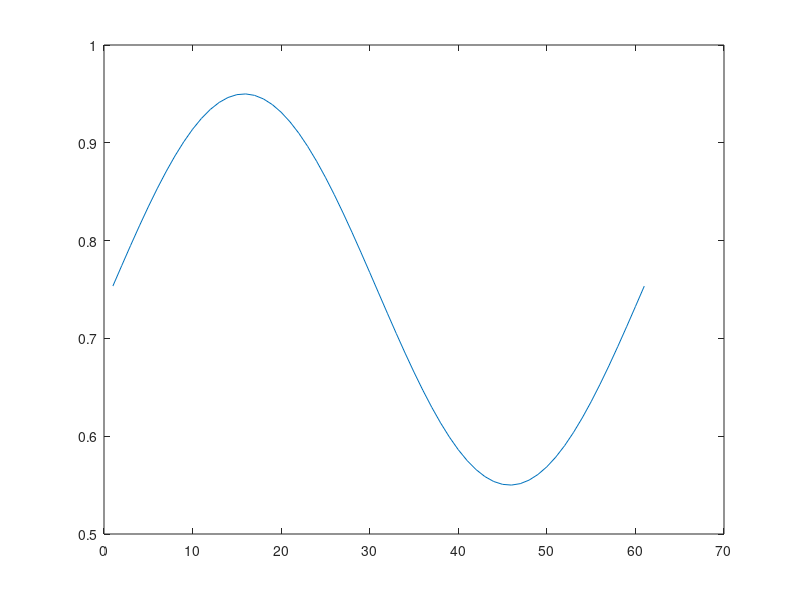

Write the MATLAB code that produced this figure. (Note: this script raises an error after producing the figure.)
% analyze_accuracy.m

% Loads cleanData.mat file generated from cleanData.m
% Analyzes accuracy data time-locked to when participants lifted their finger off the start position

% Requires functions:
    % sine5Cost.m
    % sine61Cost.m
    % fminsearchbnd.m
        % https://www.mathworks.com/matlabcentral/fileexchange/8277-fminsearchbnd-fminsearchcon
    % Circular Statistics Toolbox for MATLAB
        % https://www.mathworks.com/matlabcentral/fileexchange/10676-circular-statistics-toolbox-directional-statistics

% Nathan Wispinski (nathan3@ualberta.ca)
% July 2020


%% Housekeeping
clear all; close all; clc;

% Add fminsearchbnd folder to path
disp("Adding fminsearchbnd folder to path.")
addpath('fminsearchbnd\')

% Add CircStat2012a folder to path
disp("Adding CircStat2012a folder to path.")
addpath('CircStat2012a\')

% Enter location of .mat files saved from cleanData.m script
workingDir = pwd;
cd(workingDir);

% Load cleaned data
load('cleanData.mat');

%% Description of variables from cleanData.mat

% allMT [#of Participants x #of trials]
    % Time from finger lift to screen touch (seconds)
% allRT [#of Participants x #of trials]
    % Time from go cue beep to finger lift (seconds)
% correct [#of Participants x #of trials]
    % Whether participant touched the correct filled-in target
    % (0=incorrect, 1=correct)
% endPos_collapsed [#of Participants x #of trials]
    % Where the cue stopped when participants lifted their finger
    % Converted to 1-61 circle points, where 1=100% , 30=50%, 61=100%
    % Dictated target probability
% trigPos_collapsed [#of Participants x #of trials]
    % Where the cue was when the go beep occured
    % Converted to 1-5 circle trigger points, where 1=100% , 3=50%, 5=100%
% vertOrHorzTargets [#of Participants x #of trials]
    % Whether targets were arranged vertically or horizontally on a trial
    % (0=Vertical, 1=Horizontal)
% reachAreaNorm [#of Participants x #of trials]
    % Single-trial 2D reach area between trajectory and a straight line
    % between start position and average endpoint for the correct target
    % Calculated on 2D plane of interest (vertical or horizontal)
    % Z-scored within participants for each of the potential target
    % directions (i.e., left/right/up/down)
    % Only calculated for correct trials
% rotCond [#of Participants x #of trials]
    % Which rotation condition the cue was on that trial
    % (0=Clockwise, 1=CounterClockwise, 2=Stationary)
% experiment [1 x #of Participants]
    % Which experiment this subject took part in
    % (1=Box, 2=Arrow)
% numSubs_total [double]
    % Total number of subjects used in final analysis
% maxTrials [double]
    % The maximum number of trials a participant could take part in


%% Sine wave model analysis description

% These data are well-described by a sine wave; the cue (box or arrow)
% rotates around a circle, and so the the probability of each target
% fluctuates over time in a sinusoid pattern with fixed frequency 180 deg/s.

% We can fit a sine wave model to single-trial datapoints in each condition for each subject.
% Then the data become 3 fitted sine wave parameters for each condition for each subject.
% We can think of this as a dimensionality reduction technique (e.g., PCA).
% Then we can statistically compare the sine wave parameters that describe these data.

%% Setup sine wave model

% Example initial parameters for sine wave function
% Fixed frequency/period parameter of 180 deg/s
b(1) = 0.75; % sineMean (i.e., vertical shift)
b(2) = 0.2; % sineRange (i.e., amplitude)
b(3) = deg2rad(1); % sineShift (i.e., phase)

% Sine function to fit (61 discrete points from 0pi to 2pi - to line up with data)
sine61Out = @(b) b(1) + (b(2)*sin(b(3) + (linspace(0,2*pi,61)) ));

% Plot example sine wave
figure; plot(1:61,sine61Out(b));


%% Variables for accuracy and corresponding circle position
% Get accuracy for each trial
% Also note corresponding circle position (1:61)
% [2xTrials] matrix for each person for each condition
    % Note: 96 is max # of trials per condition (e.g., vertical and clockwise)

% Initialize matrices for single-trial data
acc_VertStat = nan(numSubs_total,2,96);
acc_VertCW = nan(numSubs_total,2,96);
acc_VertCCW = nan(numSubs_total,2,96);
acc_HorzStat = nan(numSubs_total,2,96);
acc_HorzCW = nan(numSubs_total,2,96);
acc_HorzCCW = nan(numSubs_total,2,96);

for sub = 1:numSubs_total
        % Vertical stationary
        idx = vertOrHorzTargets(sub,:)==0 & rotCond(sub,:)==2;
        acc_VertStat(sub,1,1:sum(idx)) = correct(sub,idx);
        acc_VertStat(sub,2,1:sum(idx)) = endPos_collapsed(sub,idx);

        % Vertical clockwise
        idx = vertOrHorzTargets(sub,:)==0 & rotCond(sub,:)==0;
        acc_VertCW(sub,1,1:sum(idx)) = correct(sub,idx);
        acc_VertCW(sub,2,1:sum(idx)) = endPos_collapsed(sub,idx);

        % Vertical counterclockwise
        idx = vertOrHorzTargets(sub,:)==0 & rotCond(sub,:)==1;
        acc_VertCCW(sub,1,1:sum(idx)) = correct(sub,idx);
        acc_VertCCW(sub,2,1:sum(idx)) = endPos_collapsed(sub,idx);

        % Horizontal stationary
        idx = vertOrHorzTargets(sub,:)==1 & rotCond(sub,:)==2;
        acc_HorzStat(sub,1,1:sum(idx)) = correct(sub,idx);
        acc_HorzStat(sub,2,1:sum(idx)) = endPos_collapsed(sub,idx);

        % Horizontal clockwise
        idx = vertOrHorzTargets(sub,:)==1 & rotCond(sub,:)==0;
        acc_HorzCW(sub,1,1:sum(idx)) = correct(sub,idx);
        acc_HorzCW(sub,2,1:sum(idx)) = endPos_collapsed(sub,idx);

        % Horizontal counterclockwise
        idx = vertOrHorzTargets(sub,:)==1 & rotCond(sub,:)==1;
        acc_HorzCCW(sub,1,1:sum(idx)) = correct(sub,idx);
        acc_HorzCCW(sub,2,1:sum(idx)) = endPos_collapsed(sub,idx);
end


%% Fit sinewave to single-trial datapoints in each condition
% Use fminsearchbnd instead of fminsearch to constrain amplitude parameter to be positive
    % Sometimes instead of shifting 180 degrees, amplitude parameter would switch sign
% NOTE: Parameter fitting should take about 2-5 minutes

% fminsearchbnd options
opts = optimset('fminsearch');
opts.Display = 'off';
LB = [0 0.01 -inf]; % Lower bound for each parameter
UB = [1 0.5 inf]; % Upper bound for each parameter
nFits = 100; % Number of fits with random parameters to try

% Initialize matrices for fitted parameters
params_VertStat = nan(numSubs_total,3);
params_VertCW = nan(numSubs_total,3);
params_VertCCW = nan(numSubs_total,3);
params_HorzStat = nan(numSubs_total,3);
params_HorzCW = nan(numSubs_total,3);
params_HorzCCW = nan(numSubs_total,3);

for cond = 1:6
    % Display current progress
    disp(['Fitting Condition: ' num2str(cond) '/6']);
for sub = 1:numSubs_total
    
    % Get data for this condition and subject
    if cond==1
        data = squeeze(acc_VertStat(sub,:,:));
    elseif cond==2
        data = squeeze(acc_VertCW(sub,:,:));
    elseif cond==3
        data = squeeze(acc_VertCCW(sub,:,:));
    elseif cond==4
        data = squeeze(acc_HorzStat(sub,:,:));
    elseif cond==5
        data = squeeze(acc_HorzCW(sub,:,:));
    elseif cond==6
        data = squeeze(acc_HorzCCW(sub,:,:));
    end
    
    % Initialize matrix for several fits
    tmp = NaN(nFits,4);
    for iFit = 1:nFits
        % Get random initial parameters within bounds
        randParams = [rand(1) rand(1)*UB(2) rand(1)*deg2rad(360)];
        % Find sine wave parameters by minimizing least-squares to single-trial data
            % Using sine61Cost.m function
        [s, score] = fminsearchbnd(@(x) sine61Cost(x,data), ...
            randParams,LB,UB,opts);
        tmp(iFit,:) = [s score];
    end
    % Get best fitting set of parameters for this subject/condition combo
    bestFit = find(min(tmp(:,4)));
    
    % Save data for this condition and subject
    if cond==1
        params_VertStat(sub,:) = tmp(bestFit,1:3);
    elseif cond==2
        params_VertCW(sub,:) = tmp(bestFit,1:3);
    elseif cond==3
        params_VertCCW(sub,:) = tmp(bestFit,1:3);
    elseif cond==4
        params_HorzStat(sub,:) = tmp(bestFit,1:3);
    elseif cond==5
        params_HorzCW(sub,:) = tmp(bestFit,1:3);
    elseif cond==6
        params_HorzCCW(sub,:) = tmp(bestFit,1:3);
    end
end
end


%% Calculate R2 values for each condition/participant
% Calculate how much variance is accounted for by the sine wave model
% relative to a straight line through the mean
% sine61Cost() outputs the sum of squared deviations between sine model and data
% NOTE: For accuracy, some R2 values are -Inf because the data have no
% variance (e.g., when all the trials in a condition were all correct)

% Initialize r2 matrix
r2_values = nan(numSubs_total,6);

for sub = 1:numSubs_total
    % Horizontal Stationary
    SSModel = sine61Cost(params_HorzStat(sub,:),squeeze(acc_HorzStat(sub,:,:)));
    SSTotal = nansum((squeeze(acc_HorzStat(sub,1,:)) - nanmean(squeeze(acc_HorzStat(sub,1,:)))).^2);
    r2_values(sub,1) = 1-(SSModel/SSTotal);
    
    % Horizontal Clockwise
    SSModel = sine61Cost(params_HorzCW(sub,:),squeeze(acc_HorzCW(sub,:,:)));
    SSTotal = nansum((squeeze(acc_HorzCW(sub,1,:)) - nanmean(squeeze(acc_HorzCW(sub,1,:)))).^2);
    r2_values(sub,2) = 1-(SSModel/SSTotal);
    
    % Horizontal Counterclockwise
    SSModel = sine61Cost(params_HorzCCW(sub,:),squeeze(acc_HorzCCW(sub,:,:)));
    SSTotal = nansum((squeeze(acc_HorzCCW(sub,1,:)) - nanmean(squeeze(acc_HorzCCW(sub,1,:)))).^2);
    r2_values(sub,3) = 1-(SSModel/SSTotal);
    
    % Vertical Stationary
    SSModel = sine61Cost(params_VertStat(sub,:),squeeze(acc_VertStat(sub,:,:)));
    SSTotal = nansum((squeeze(acc_VertStat(sub,1,:)) - nanmean(squeeze(acc_VertStat(sub,1,:)))).^2);
    r2_values(sub,4) = 1-(SSModel/SSTotal);
    
    % Vertical Clockwise
    SSModel = sine61Cost(params_VertCW(sub,:),squeeze(acc_VertCW(sub,:,:)));
    SSTotal = nansum((squeeze(acc_VertCW(sub,1,:)) - nanmean(squeeze(acc_VertCW(sub,1,:)))).^2);
    r2_values(sub,5) = 1-(SSModel/SSTotal);
    
    % Vertical Counterclockwise
    SSModel = sine61Cost(params_VertCCW(sub,:),squeeze(acc_VertCCW(sub,:,:)));
    SSTotal = nansum((squeeze(acc_VertCCW(sub,1,:)) - nanmean(squeeze(acc_VertCCW(sub,1,:)))).^2);
    r2_values(sub,6) = 1-(SSModel/SSTotal);
end


%% Save R2 values to csv (if desired)
csvwrite('R2_accuracy.csv',r2_values);


%% Convert Phase parameter estimates to [0 360]
% fminsearchbnd Phase bounds are [-inf inf] to prevent estimates converging to bounds
    % We let Phase vary unconstrained, and then convert back to [0 360]
% Find all phase parameters greater than 2pi or less than 0pi
% Wrap around so they fall in [0pi 2pi]

% Horizontal Stationary
idx = params_HorzStat(:,3)>deg2rad(360) | params_HorzStat(:,3)<0;
params_HorzStat(idx,3) = mod(params_HorzStat(idx,3),deg2rad(360));

% Horizontal Clockwise
idx = params_HorzCW(:,3)>deg2rad(360) | params_HorzCW(:,3)<0;
params_HorzCW(idx,3) = mod(params_HorzCW(idx,3),deg2rad(360));

% Horizontal Counterclockwise
idx = params_HorzCCW(:,3)>deg2rad(360) | params_HorzCCW(:,3)<0;
params_HorzCCW(idx,3) = mod(params_HorzCCW(idx,3),deg2rad(360));

% Vertical Stationary
idx = params_VertStat(:,3)>deg2rad(360) | params_VertStat(:,3)<0;
params_VertStat(idx,3) = mod(params_VertStat(idx,3),deg2rad(360));

% Vertical Clockwise
idx = params_VertCW(:,3)>deg2rad(360) | params_VertCW(:,3)<0;
params_VertCW(idx,3) = mod(params_VertCW(idx,3),deg2rad(360));

% Vertical Counterclockwise
idx = params_VertCCW(:,3)>deg2rad(360) | params_VertCCW(:,3)<0;
params_VertCCW(idx,3) = mod(params_VertCCW(idx,3),deg2rad(360));


%% Plot distributions of parameters over 6 conditions
% Add jitter to x coordinate for display purposes
% Stationary = Black
% Clockwise = Blue
% Counterclockwise = Red
% Horizontal = First 3
% Vertical = Last 3

% Make a new figure
figure; hold on;
% Plot Mean parameter estimates
subplot(1,3,1); hold on;
scatter((0.5.*rand(1,numSubs_total))+0.75,params_HorzStat(:,1),'k','filled','MarkerEdgeColor','k');
scatter((0.5.*rand(1,numSubs_total))+1.75,params_HorzCW(:,1),'b','filled','MarkerEdgeColor','k');
scatter((0.5.*rand(1,numSubs_total))+2.75,params_HorzCCW(:,1),'r','filled','MarkerEdgeColor','k');
scatter((0.5.*rand(1,numSubs_total))+4.75,params_VertStat(:,1),'k','filled','MarkerEdgeColor','k');
scatter((0.5.*rand(1,numSubs_total))+5.75,params_VertCW(:,1),'b','filled','MarkerEdgeColor','k');
scatter((0.5.*rand(1,numSubs_total))+6.75,params_VertCCW(:,1),'r','filled','MarkerEdgeColor','k');
ylim([0 1]);
xlim([0.5 7.5]);
title('Mean');
set(gca,'LineWidth',1.5);
set(gca,'FontSize',20);
yticks([-0.5 0 0.5]); yticklabels({'-0.5' '0' '0.5'});
xticks([2 6]); xticklabels({'H' 'V'});

% Plot Amplitude parameter estimates
subplot(1,3,2); hold on;
scatter((0.5.*rand(1,numSubs_total))+0.75,params_HorzStat(:,2),'k','filled','MarkerEdgeColor','k');
scatter((0.5.*rand(1,numSubs_total))+1.75,params_HorzCW(:,2),'b','filled','MarkerEdgeColor','k');
scatter((0.5.*rand(1,numSubs_total))+2.75,params_HorzCCW(:,2),'r','filled','MarkerEdgeColor','k');
scatter((0.5.*rand(1,numSubs_total))+4.75,params_VertStat(:,2),'k','filled','MarkerEdgeColor','k');
scatter((0.5.*rand(1,numSubs_total))+5.75,params_VertCW(:,2),'b','filled','MarkerEdgeColor','k');
scatter((0.5.*rand(1,numSubs_total))+6.75,params_VertCCW(:,2),'r','filled','MarkerEdgeColor','k');
ylim([0 0.5]);
xlim([0.5 7.5]);
title('Amplitude');
set(gca,'LineWidth',1.5);
set(gca,'FontSize',20);
yticks([0 1 2]); yticklabels({'0' '1' '2'});
xticks([2 6]); xticklabels({'H' 'V'});

% Plot Phase parameter estimates
subplot(1,3,3); hold on;
scatter((0.5.*rand(1,numSubs_total))+0.75,params_HorzStat(:,3),'k','filled','MarkerEdgeColor','k');
scatter((0.5.*rand(1,numSubs_total))+1.75,params_HorzCW(:,3),'b','filled','MarkerEdgeColor','k');
scatter((0.5.*rand(1,numSubs_total))+2.75,params_HorzCCW(:,3),'r','filled','MarkerEdgeColor','k');
scatter((0.5.*rand(1,numSubs_total))+4.75,params_VertStat(:,3),'k','filled','MarkerEdgeColor','k');
scatter((0.5.*rand(1,numSubs_total))+5.75,params_VertCW(:,3),'b','filled','MarkerEdgeColor','k');
scatter((0.5.*rand(1,numSubs_total))+6.75,params_VertCCW(:,3),'r','filled','MarkerEdgeColor','k');
% Plot expected phase
plot([0.5 7.5],[deg2rad(90) deg2rad(90)],'k--','LineWidth',2);
% Plotting options
ylim([deg2rad(0) deg2rad(360)]);
xlim([0.5 7.5]);
title('Phase');
set(gca,'LineWidth',1.5);
set(gca,'FontSize',20);
yticks([0 1*pi 2*pi]); yticklabels({'0' '180' '360'});
xticks([2 6]); xticklabels({'H' 'V'});

% Plotting options
set(gcf,'color','w');


%% Save figure (if desired)
saveas(gcf,'parameters_accuracy.pdf'); % As .pdf for vector graphics


%% Arrange data for statistics
% For each fitted sine wave parameter seperately
% [numSubs x 6 conditions]

% Mean parameters for both experiments
acc_Mean = ...
[params_HorzStat(:,1) params_HorzCW(:,1) params_HorzCCW(:,1) ...
params_VertStat(:,1) params_VertCW(:,1) params_VertCCW(:,1)];
% Add last column indicating which experiment participant belonged to (Box=1; Arrow=2)
acc_Mean(:,end+1) = experiment;

% Amplitude parameters for both experiments
acc_Amplitude = ...
[params_HorzStat(:,2) params_HorzCW(:,2) params_HorzCCW(:,2) ...
params_VertStat(:,2) params_VertCW(:,2) params_VertCCW(:,2)];
% Add last column indicating which experiment participant belonged to (Box=1; Arrow=2)
acc_Amplitude(:,end+1) = experiment;

% Phase parameters for both experiments
acc_Phase = ...
[params_HorzStat(:,3) params_HorzCW(:,3) params_HorzCCW(:,3) ...
params_VertStat(:,3) params_VertCW(:,3) params_VertCCW(:,3)];
% Add last column indicating which experiment participant belonged to (Box=1; Arrow=2)
acc_Phase(:,end+1) = experiment;


%% Save .csv files of data for statistics elsewhere (if desired)
csvwrite('accuracy_Mean.csv',acc_Mean);
csvwrite('accuracy_Amplitude.csv',acc_Amplitude);
csvwrite('accuracy_Phase.csv',acc_Phase);


%% Circular statistics for comparing phase
% Get grand average phase parameter estimate (collapsing across experiment and arrangement)
% Calculate confidence intervals (w/ Bonferroni correction)
% Test if average phase in each condition is different from expected phase
% NOTE: Requires Circular Statistics Toolbox

% Initialize arrays for test statistics
sigPhase = nan(1,3);
meanPhase = nan(1,3);
upperPhaseCI = nan(1,3);
lowerPhaseCI = nan(1,3);

for cond = 1:3
    % Get phase estimates in this condition
    tmpAngles = circ_mean(acc_Phase(:,[cond cond+3])');
    tmpAngles = wrapTo2Pi(tmpAngles);
    % One-sample test for mean angle against expected angle (w/ confidence intervals)
    [sigPhase(cond), meanPhase(cond), upperPhaseCI(cond), lowerPhaseCI(cond)] = ...
        circ_mtest(tmpAngles,deg2rad(90),0.05/(3*3*2));
end
% Wrap angles to 2pi
meanPhase = wrapTo2Pi(meanPhase);
upperPhaseCI = wrapTo2Pi(upperPhaseCI);
lowerPhaseCI = wrapTo2Pi(lowerPhaseCI);


%% Estimate time lag for each phase

% Estimate mean phase for each rotation collapsing across arrangement
meanPhaseStat = meanPhase(1);
meanPhaseCW = meanPhase(2);
meanPhaseCCW = meanPhase(3);

% Get difference from expected phase
diffPhaseStat = meanPhaseStat - deg2rad(90);
diffPhaseCW = meanPhaseCW - deg2rad(90);
diffPhaseCCW = meanPhaseCCW - deg2rad(90);

% Convert to degrees
diffPhaseStat = rad2deg(diffPhaseStat);
diffPhaseCW = rad2deg(diffPhaseCW);
diffPhaseCCW = rad2deg(diffPhaseCCW);

% Convert degrees to time estimate (stimulus rotates at 180deg/s)
disp(diffPhaseStat/180);
disp(diffPhaseCW/180);
disp(diffPhaseCCW/180);


%% Pairwise comparisons between phase estimates
% Conduct a one-sample circular t-test on the paired differences in each condition

% Initialize arrays for test statistics
sigPhase_paired = nan(3,3);
meanPhase_paired = nan(3,3);
upperPhaseCI_paired = nan(3,3);
lowerPhaseCI_paired = nan(3,3);

for cond = 1:3
    for cond2 = 1:3

    % Get phase estimates in this condition
    tmpAngles1 = wrapTo2Pi(circ_mean([acc_Phase(:,cond) acc_Phase(:,cond+3)]'));
    % Get phase estimates in another condition
    tmpAngles2 = wrapTo2Pi(circ_mean([acc_Phase(:,cond2) acc_Phase(:,cond2+3)]'));
    % Get paired difference of angles
    diffAngles = tmpAngles1 - tmpAngles2;
    % One-sample test for angle difference vs. 0 (w/ confidence intervals)
    [sigPhase_paired(cond,cond2), meanPhase_paired(cond,cond2), ...
        upperPhaseCI_paired(cond,cond2), lowerPhaseCI_paired(cond,cond2)] = ...
        circ_mtest(diffAngles,deg2rad(0),0.05/(3*3*2));
    end
end


%% Make a polar plot
% Average Horizontal and Vertical average phases and upper and lower CI estimates

% Dimensions of the circle to plot
r = 1; % Radius
ang = [0:0.01:2*pi 0]; % Angular points to plot

% Make a new figure
figure; hold on;

% CI patches (corrected for multiple comparisons)
% Stationary
xp = [0 r*cos(linspace(lowerPhaseCI(1)+pi,upperPhaseCI(1)+pi,100)) 0];
yp = [0 r*sin(linspace(lowerPhaseCI(1)+pi,upperPhaseCI(1)+pi,100)) 0];
patch(xp,yp,'k','EdgeColor','None');
% Clockwise
xp = [0 r*cos(linspace(lowerPhaseCI(2)+pi,upperPhaseCI(2)+pi,100)) 0];
yp = [0 r*sin(linspace(lowerPhaseCI(2)+pi,upperPhaseCI(2)+pi,100)) 0];
patch(xp,yp,'b','EdgeColor','None');
% Counterclockwise
xp = [0 r*cos(linspace(lowerPhaseCI(3)+pi,upperPhaseCI(3)+pi,100)) 0];
yp = [0 r*sin(linspace(lowerPhaseCI(3)+pi,upperPhaseCI(3)+pi,100)) 0];
patch(xp,yp,'r','EdgeColor','None');

% Plot mean angles of stationary, CW, and CCW
% Stationary
xp = r*cos(meanPhase(1)+pi);
yp = r*sin(meanPhase(1)+pi);
plot([0 xp],[0 yp],'k','LineWidth',2);
% Clockwise
xp = r*cos(meanPhase(2)+pi);
yp = r*sin(meanPhase(2)+pi);
plot([0 xp],[0 yp],'b','LineWidth',2);
% Counterclockwise
xp = r*cos(meanPhase(3)+pi);
yp = r*sin(meanPhase(3)+pi);
plot([0 xp],[0 yp],'r','LineWidth',2);

% Plot expected angle as dotted line
xp = r*cos(deg2rad(90)+pi);
yp = r*sin(deg2rad(90)+pi);
plot([0 xp],[0 yp-0.2],'k--','LineWidth',2);
% Plot a circle
xp = r*cos(ang);
yp = r*sin(ang);
plot(xp,yp,'k','LineWidth',3);
% Plotting options
alpha(0.3); % Set patch transparency
set(gca,'LineWidth',1.5);
set(gca,'FontSize',20);
axis off; axis equal;
set(gcf,'color','w');


%% Save polar plot of phase parameters
saveas(gcf,'accuracy_Phase.pdf'); % As .pdf for vector graphics


%% Average parameters to get average sine wave for each Rotation condition

% Collapse parameters across target arrangement conditions (Horizontal/Vertical)
stat_params = [params_HorzStat; params_VertStat];
CW_params = [params_HorzCW; params_VertCW];
CCW_params = [params_HorzCCW; params_VertCCW];

% Average parameters in each rotation condition
avg_statParams = [mean(stat_params(:,1)) mean(stat_params(:,2)) mod(circ_mean(stat_params(:,3)),deg2rad(360))];
avg_CWParams = [mean(CW_params(:,1)) mean(CW_params(:,2)) mod(circ_mean(CW_params(:,3)),deg2rad(360))];
avg_CCWParams = [mean(CCW_params(:,1)) mean(CCW_params(:,2)) mod(circ_mean(CCW_params(:,3)),deg2rad(360))];


%% Plot all individual sine models for each rotation condition
scatterSize = 100;
sineColor = [0.7 0.7 0.7];

% Make a figure
figure; hold on;

% Plot Stationary models
subplot(1,3,1); hold on;
% Plot all individual model fits from stationary conditions
for sub = 1:numSubs_total
    plot(linspace(1,5,61),sine61Out(params_HorzStat(sub,:)),'Color',sineColor);
end
for sub = 1:numSubs_total
    plot(linspace(1,5,61),sine61Out(params_VertStat(sub,:)),'Color',sineColor);
end
% Plot average model
plot(linspace(1,5,61),sine61Out(avg_statParams),'Color','k','LineWidth',2);
% Plotting options
ylim([-0.1 1.1]); xlim([0.9 5.1]);
title('Stationary');
xticks([1 3 5]); xticklabels({'100%' '50%' '100%'});
yticks([0 0.5 1]); yticklabels({'0' '50' '100'});
xlabel('Target Validity');
set(gca,'LineWidth',1.5);
set(gca,'FontSize',20);

% Plot CW data and models
subplot(1,3,2); hold on;
% Plot all individual model fits from stationary conditions
for sub = 1:numSubs_total
    plot(linspace(1,5,61),sine61Out(params_HorzCW(sub,:)),'Color',sineColor);
end
for sub = 1:numSubs_total
    plot(linspace(1,5,61),sine61Out(params_VertCW(sub,:)),'Color',sineColor);
end
% Plot average model
plot(linspace(1,5,61),sine61Out(avg_CWParams),'Color','b','LineWidth',2);
% Plotting options
ylim([-0.1 1.1]); xlim([0.9 5.1]);
title('CW');
xticks([1 3 5]); xticklabels({'100%' '50%' '100%'});
yticks([0 0.5 1]); yticklabels({'0' '50' '100'});
xlabel('Target Validity');
set(gca,'LineWidth',1.5);
set(gca,'FontSize',20);

% Plot CCW data and models
subplot(1,3,3); hold on;
% Plot all individual model fits from stationary conditions
for sub = 1:numSubs_total
    plot(linspace(1,5,61),sine61Out(params_HorzCCW(sub,:)),'Color',sineColor);
end
for sub = 1:numSubs_total
    plot(linspace(1,5,61),sine61Out(params_VertCCW(sub,:)),'Color',sineColor);
end
% Plot average model
plot(linspace(1,5,61),sine61Out(avg_CCWParams),'Color','r','LineWidth',2);
% Plotting options
ylim([-0.1 1.1]); xlim([0.9 5.1]);
title('CCW');
xticks([1 3 5]); xticklabels({'100%' '50%' '100%'});
yticks([0 0.5 1]); yticklabels({'0' '50' '100'});
xlabel('Target Validity');
set(gca,'LineWidth',1.5);
set(gca,'FontSize',20);

% Plotting options
set(gcf,'color','w');


%% Save figure
saveas(gcf,'accuracy.pdf'); % As .pdf for vector graphics

